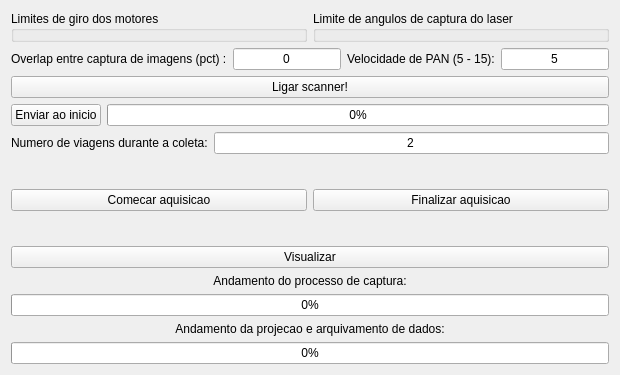
      <widget class="QWidget" name="tab_scanner">
       <property name="sizePolicy">
        <sizepolicy hsizetype="Ignored" vsizetype="Ignored">
         <horstretch>0</horstretch>
         <verstretch>0</verstretch>
        </sizepolicy>
       </property>
       <attribute name="title">
        <string>Scanner</string>
       </attribute>
       <layout class="QVBoxLayout" name="verticalLayout_2">
        <property name="sizeConstraint">
         <enum>QLayout::SetNoConstraint</enum>
        </property>
        <item>
         <layout class="QHBoxLayout" name="horizontalLayout">
          <property name="sizeConstraint">
           <enum>QLayout::SetNoConstraint</enum>
          </property>
          <item>
           <widget class="QGroupBox" name="groupBox_motores">
            <property name="title">
             <string>Limites de giro dos motores</string>
            </property>
            <widget class="QWidget" name="gridLayoutWidget">
             <property name="geometry">
              <rect>
               <x>0</x>
               <y>40</y>
               <width>441</width>
               <height>231</height>
              </rect>
             </property>
             <layout class="QGridLayout" name="gridLayout">
              <item row="0" column="1">
               <widget class="QLabel" name="label_2">
                <property name="text">
                 <string>Maximo</string>
                </property>
                <property name="alignment">
                 <set>Qt::AlignCenter</set>
                </property>
               </widget>
              </item>
              <item row="1" column="1">
               <widget class="QDial" name="dial_maxmotor"/>
              </item>
              <item row="1" column="0">
               <widget class="QDial" name="dial_minmotor"/>
              </item>
              <item row="0" column="0">
               <widget class="QLabel" name="label">
                <property name="text">
                 <string>Minimo</string>
                </property>
                <property name="alignment">
                 <set>Qt::AlignCenter</set>
                </property>
               </widget>
              </item>
              <item row="2" column="0">
               <widget class="QLineEdit" name="lineEdit_minmotor">
                <property name="alignment">
                 <set>Qt::AlignCenter</set>
                </property>
               </widget>
              </item>
              <item row="2" column="1">
               <widget class="QLineEdit" name="lineEdit_maxmotor">
                <property name="alignment">
                 <set>Qt::AlignCenter</set>
                </property>
               </widget>
              </item>
             </layout>
            </widget>
           </widget>
          </item>
          <item>
           <widget class="QGroupBox" name="groupBox_laser">
            <property name="sizePolicy">
             <sizepolicy hsizetype="Ignored" vsizetype="Ignored">
              <horstretch>0</horstretch>
              <verstretch>0</verstretch>
             </sizepolicy>
            </property>
            <property name="title">
             <string>Limite de angulos de captura do laser</string>
            </property>
            <widget class="QWidget" name="gridLayoutWidget_2">
             <property name="geometry">
              <rect>
               <x>10</x>
               <y>40</y>
               <width>441</width>
               <height>231</height>
              </rect>
             </property>
             <layout class="QGridLayout" name="gridLayout_2">
              <item row="0" column="1">
               <widget class="QLabel" name="label_3">
                <property name="text">
                 <string>Maximo</string>
                </property>
                <property name="alignment">
                 <set>Qt::AlignCenter</set>
                </property>
               </widget>
              </item>
              <item row="1" column="1">
               <widget class="QDial" name="dial_maxlaser"/>
              </item>
              <item row="1" column="0">
               <widget class="QDial" name="dial_minlaser"/>
              </item>
              <item row="0" column="0">
               <widget class="QLabel" name="label_4">
                <property name="text">
                 <string>Minimo</string>
                </property>
                <property name="alignment">
                 <set>Qt::AlignCenter</set>
                </property>
               </widget>
              </item>
              <item row="2" column="0">
               <widget class="QLineEdit" name="lineEdit_minlaser">
                <property name="alignment">
                 <set>Qt::AlignCenter</set>
                </property>
               </widget>
              </item>
              <item row="2" column="1">
               <widget class="QLineEdit" name="lineEdit_maxlaser">
                <property name="alignment">
                 <set>Qt::AlignCenter</set>
                </property>
               </widget>
              </item>
             </layout>
            </widget>
           </widget>
          </item>
         </layout>
        </item>
        <item>
         <layout class="QVBoxLayout" name="verticalLayout">
          <property name="sizeConstraint">
           <enum>QLayout::SetNoConstraint</enum>
          </property>
          <item>
           <layout class="QHBoxLayout" name="horizontalLayout_6">
            <item>
             <widget class="QLabel" name="label_11">
              <property name="text">
               <string>Overlap entre captura de imagens (pct) :</string>
              </property>
             </widget>
            </item>
            <item>
             <widget class="QLineEdit" name="lineEdit_overlap">
              <property name="text">
               <string>0</string>
              </property>
              <property name="alignment">
               <set>Qt::AlignCenter</set>
              </property>
             </widget>
            </item>
            <item>
             <widget class="QLabel" name="label_5">
              <property name="text">
               <string>Velocidade de PAN (5 - 15):</string>
              </property>
             </widget>
            </item>
            <item>
             <widget class="QLineEdit" name="lineEdit_velocidadepan">
              <property name="text">
               <string>5</string>
              </property>
              <property name="alignment">
               <set>Qt::AlignCenter</set>
              </property>
             </widget>
            </item>
           </layout>
          </item>
          <item>
           <widget class="QPushButton" name="pushButton_ligarscanner">
            <property name="text">
             <string>Ligar scanner!</string>
            </property>
           </widget>
          </item>
          <item>
           <layout class="QHBoxLayout" name="horizontalLayout_7">
            <item>
             <widget class="QPushButton" name="pushButton_inicio">
              <property name="text">
               <string>Enviar ao inicio</string>
              </property>
             </widget>
            </item>
            <item>
             <widget class="QProgressBar" name="progressBar_inicio">
              <property name="value">
               <number>0</number>
              </property>
             </widget>
            </item>
           </layout>
          </item>
          <item>
           <layout class="QHBoxLayout" name="horizontalLayout_2">
            <item>
             <widget class="QLabel" name="label_viagens">
              <property name="text">
               <string>Numero de viagens durante a coleta:</string>
              </property>
             </widget>
            </item>
            <item>
             <widget class="QLineEdit" name="lineEdit_viagens">
              <property name="text">
               <string>2</string>
              </property>
              <property name="alignment">
               <set>Qt::AlignCenter</set>
              </property>
             </widget>
            </item>
           </layout>
          </item>
          <item>
           <layout class="QHBoxLayout" name="horizontalLayout_3">
            <property name="sizeConstraint">
             <enum>QLayout::SetNoConstraint</enum>
            </property>
            <property name="topMargin">
             <number>29</number>
            </property>
            <property name="bottomMargin">
             <number>29</number>
            </property>
            <item>
             <widget class="QPushButton" name="pushButton_aquisicao">
              <property name="sizePolicy">
               <sizepolicy hsizetype="Minimum" vsizetype="Ignored">
                <horstretch>0</horstretch>
                <verstretch>0</verstretch>
               </sizepolicy>
              </property>
              <property name="maximumSize">
               <size>
                <width>16777215</width>
                <height>16777215</height>
               </size>
              </property>
              <property name="baseSize">
               <size>
                <width>0</width>
                <height>0</height>
               </size>
              </property>
              <property name="text">
               <string>Comecar aquisicao</string>
              </property>
              <property name="iconSize">
               <size>
                <width>16</width>
                <height>16</height>
               </size>
              </property>
              <property name="autoRepeatDelay">
               <number>300</number>
              </property>
             </widget>
            </item>
            <item>
             <widget class="QPushButton" name="pushButton_fimaquisicao">
              <property name="sizePolicy">
               <sizepolicy hsizetype="Minimum" vsizetype="Minimum">
                <horstretch>0</horstretch>
                <verstretch>0</verstretch>
               </sizepolicy>
              </property>
              <property name="text">
               <string>Finalizar aquisicao</string>
              </property>
             </widget>
            </item>
           </layout>
          </item>
          <item>
           <widget class="QPushButton" name="pushButton_visualizar">
            <property name="text">
             <string>Visualizar</string>
            </property>
           </widget>
          </item>
          <item>
           <widget class="QLabel" name="label_processocaptura">
            <property name="text">
             <string>Andamento do processo de captura:</string>
            </property>
            <property name="alignment">
             <set>Qt::AlignCenter</set>
            </property>
           </widget>
          </item>
          <item>
           <widget class="QProgressBar" name="progressBar">
            <property name="value">
             <number>0</number>
            </property>
           </widget>
          </item>
          <item>
           <widget class="QLabel" name="label_processosalvar">
            <property name="text">
             <string>Andamento da projecao e arquivamento de dados:</string>
            </property>
            <property name="alignment">
             <set>Qt::AlignCenter</set>
            </property>
           </widget>
          </item>
          <item>
           <widget class="QProgressBar" name="progressBar_salvar">
            <property name="value">
             <number>0</number>
            </property>
           </widget>
          </item>
         </layout>
        </item>
       </layout>
      </widget>
